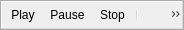
<ui version="4.0" >
 <class>PlayToolBar</class>
 <widget class="QToolBar" name="PlayToolBar" >
  <property name="geometry" >
   <rect>
    <x>0</x>
    <y>0</y>
    <width>184</width>
    <height>30</height>
   </rect>
  </property>
  <property name="windowTitle" >
   <string>playToolBar</string>
  </property>
  <property name="iconSize" >
   <size>
    <width>20</width>
    <height>20</height>
   </size>
  </property>
  <action name="actionPlay" >
   <property name="icon" >
    <iconset resource="quarkplayer.qrc" >
     <normaloff>:/images/play.png</normaloff>:/images/play.png</iconset>
   </property>
   <property name="text" >
    <string>Play</string>
   </property>
  </action>
  <action name="actionPause" >
   <property name="icon" >
    <iconset resource="quarkplayer.qrc" >
     <normaloff>:/images/pause.png</normaloff>:/images/pause.png</iconset>
   </property>
   <property name="text" >
    <string>Pause</string>
   </property>
   <property name="shortcut" >
    <string>Space</string>
   </property>
   <property name="shortcutContext" >
    <enum>Qt::ApplicationShortcut</enum>
   </property>
  </action>
  <action name="actionStop" >
   <property name="icon" >
    <iconset resource="quarkplayer.qrc" >
     <normaloff>:/images/stop.png</normaloff>:/images/stop.png</iconset>
   </property>
   <property name="text" >
    <string>Stop</string>
   </property>
  </action>
  <action name="actionFullScreen" >
   <property name="checkable" >
    <bool>true</bool>
   </property>
   <property name="icon" >
    <iconset resource="quarkplayer.qrc" >
     <normaloff>:/images/fullscreen.png</normaloff>:/images/fullscreen.png</iconset>
   </property>
   <property name="text" >
    <string>FullScreen</string>
   </property>
   <property name="shortcut" >
    <string>Alt+Return</string>
   </property>
   <property name="shortcutContext" >
    <enum>Qt::ApplicationShortcut</enum>
   </property>
  </action>
  <action name="actionNextTrack" >
   <property name="icon" >
    <iconset resource="quarkplayer.qrc" >
     <normaloff>:/images/next.png</normaloff>:/images/next.png</iconset>
   </property>
   <property name="text" >
    <string>Next Track</string>
   </property>
  </action>
  <action name="actionPreviousTrack" >
   <property name="icon" >
    <iconset resource="quarkplayer.qrc" >
     <normaloff>:/images/previous.png</normaloff>:/images/previous.png</iconset>
   </property>
   <property name="text" >
    <string>Previous Track</string>
   </property>
  </action>
  <addaction name="actionPlay" />
  <addaction name="actionPause" />
  <addaction name="actionStop" />
  <addaction name="separator" />
  <addaction name="actionPreviousTrack" />
  <addaction name="actionNextTrack" />
  <addaction name="separator" />
  <addaction name="actionFullScreen" />
  <addaction name="separator" />
 </widget>
 <resources>
  <include location="quarkplayer.qrc" />
 </resources>
 <connections/>
</ui>
